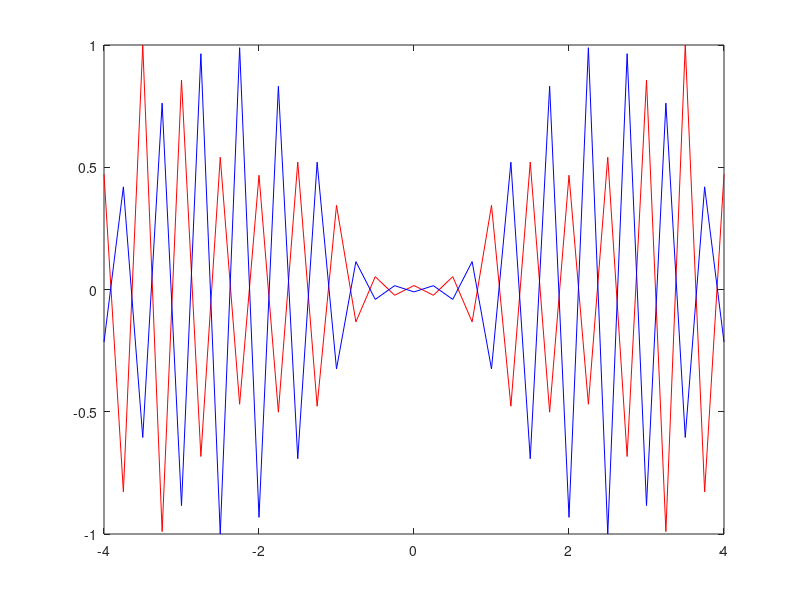

Here is the MATLAB script that generated this plot:
clear;
% hold on;

h=0.25;
x=-4:h:4;
m=length(x);

D=2*eye(m);
D=D-diag(ones(m-1,1),+1);
D=D-diag(ones(m-1,1),-1);
D=D/(2*h^2);

potential=10*ones(m,1);
potential(abs(x)<1)=0;
V=diag(potential);

A=D+V;

[vmat,emat]=eig(A);

psi=ones(m,1);

for i=1:30
    psi=A*psi;
    psi=psi/max(abs(psi));
end
plot(x,psi,'r-',x,vmat(:,end)./max(abs(vmat(:,end))),'b-')

% B=inv(A);
% psi=ones(m,1);
% err=1;
% j=0;
% OMEGA=[1:0.01:1.2];
% 
% for omega=[1:0.01:1.2]
%     j=j+1;
%     psi=ones(m,1);
%     for i=1:10
%         old=psi;
%         psi=psi*(1-omega) + omega*B*psi;
%         psi=psi/max(abs(psi));
%         errors(i)=sum(abs(old./psi-1));
%         err=errors(end);
%     end
%     ERR(j)=err;
%     clear errors;
% %     plot(x,psi,'ro')
% %     pause()
% end
% 
% semilogy(OMEGA,ERR,'ro-')

% bar(eig(A),1)
% bar(eig(B),0.5)

% hold off;

% 
% psi=ones(m,1);
% I=eye(m);
% omega=1.07;
% C=(1-omega)*I+omega*B;

% for j=1:6
%     old=psi;
%     psi=B*psi;
%     psi=psi/max(abs(psi));
%     error(j)=sum(abs(old./psi-1));
% end
% disp(error)
% 
% psi2=ones(m,1);
% 
% for j=1:6
%     old2=psi2;
%     psi2=C*psi2;
%     psi2=psi2/max(abs(psi2));
%     error2(j)=sum(abs(old2./psi2-1));
% end
% disp(error2)
% plot(x,psi,'ro-',x,psi2,'bo')
% 
% hold on;
% bar(eig(C),1)
% bar(eig(B),0.5)
% hold off;

